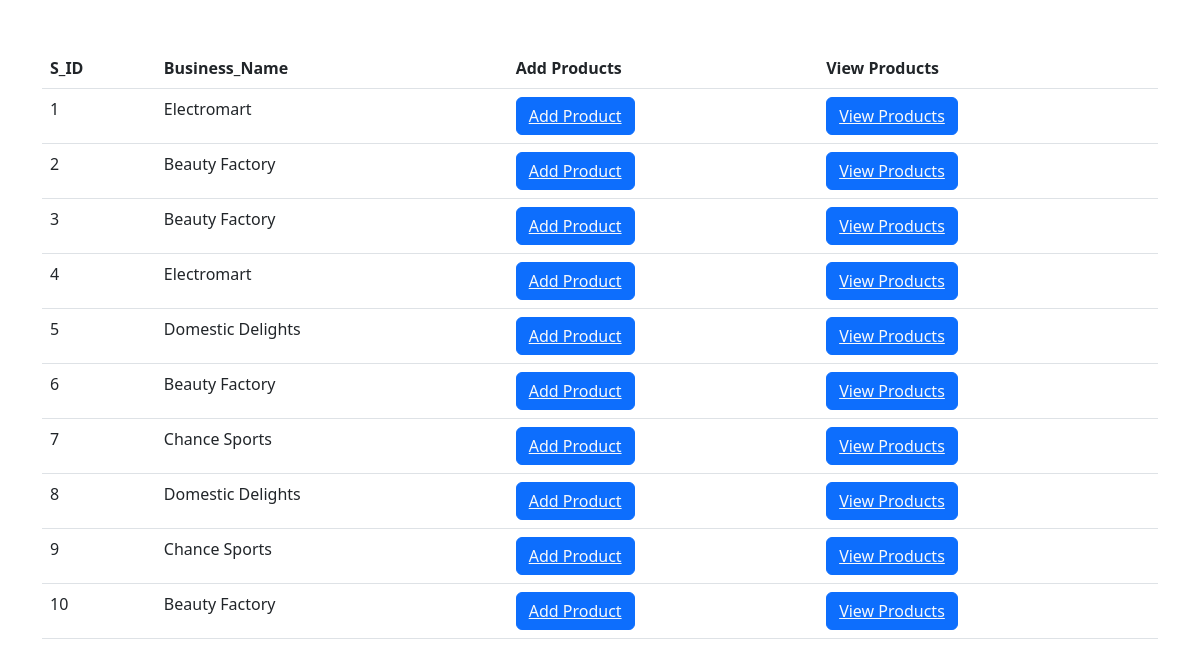
The page /sellerList.php on the database as committed earlier.
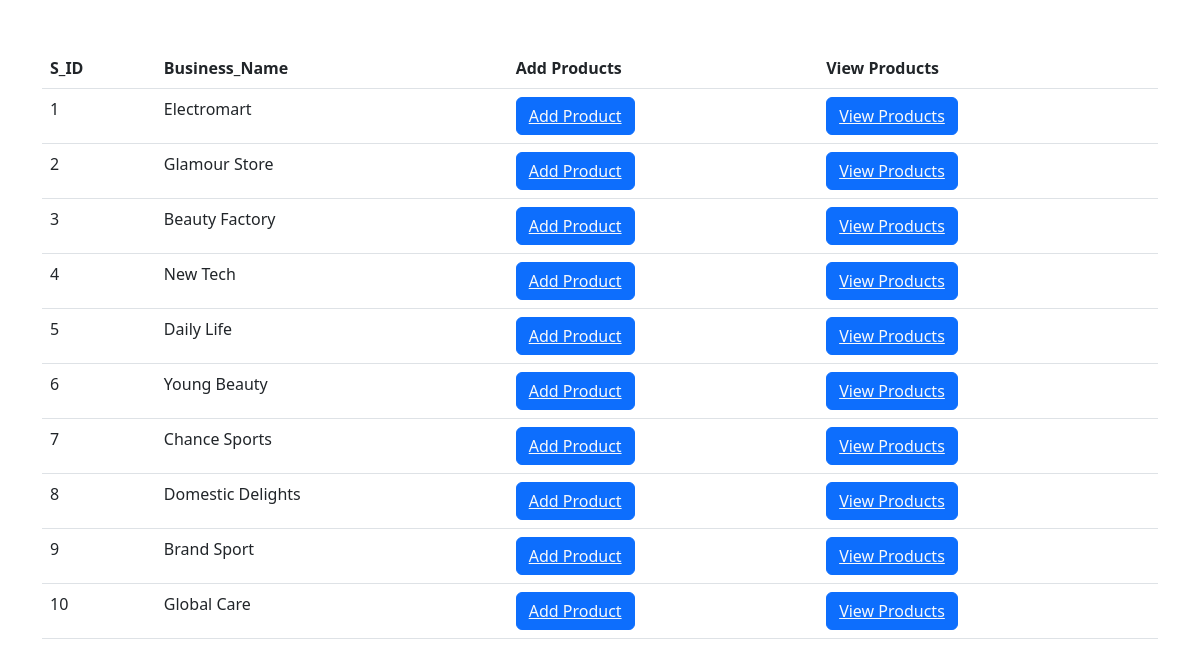
The same page on the database as committed later.
### tables this page shows
CREATE TABLE `seller` (
  `S_ID` int(10) NOT NULL,
  `Full_Name` varchar(100) NOT NULL,
  `Business_Name` varchar(50) NOT NULL,
  `Contact_No` varchar(11) NOT NULL,
  `Seller_Address` varchar(100) NOT NULL,
  `Country` varchar(20) NOT NULL,
  `Email` varchar(50) NOT NULL,
  `Seller_Username` varchar(25) NOT NULL,
  `Seller_Password` varchar(16) NOT NULL
);

### sellerList.php (the view, shortened to what this page needs)
<?php
 include 'config.php';
 ?>
 <!DOCTYPE html>
<html lang="en">
    <head>
        <link rel="stylesheet" href="https://cdn.jsdelivr.net/npm/bootstrap@5.3.0/dist/css/bootstrap.min.css">
    </head>
    <body>
        <div class="container my-5">
            <table class="table">
                <thead>
                <tr>
                    <th scope="col">S_ID</th>
                    <th scope="col">Business_Name</th>
                    <th scope="col">Add Products</th>
                    <th scope="col">View Products</th>
                </tr>
                </thead>
                <tbody>
                <?php
                    $sql = "SELECT * FROM seller";
                    $result = mysqli_query($conn, $sql);
                    if($result)
                    {
                        while($row = mysqli_fetch_assoc($result))
                        {
                            $S_ID = $row['S_ID'];
                            $Business_Name = $row['Business_Name'];
                            echo '<tr>
                                <td>'.$S_ID.'</td>
                                <td>'.$Business_Name.'</td>
                                <td><button class="btn btn-primary"><a class="text-light" href="addProduct.php?S_ID='.$S_ID.'">Add Product</a></button></td>
                                <td><button class="btn btn-primary"><a class="text-light" href="sellerProductsDisplay.php?S_ID='.$S_ID.'">View Products</a></button></td>
                            </tr>';
                        }
                    }
                ?>
                </tbody>
            </table>
        </div>
    </body>
</html>

Rows that differ between the two databases and show on the page:
changed seller id 2: Business_Name "Beauty Factory" → "Glamour Store"
changed seller id 4: Business_Name "Electromart" → "New Tech"
changed seller id 5: Business_Name "Domestic Delights" → "Daily Life"
changed seller id 6: Business_Name "Beauty Factory" → "Young Beauty"
changed seller id 9: Business_Name "Chance Sports" → "Brand Sport"
changed seller id 10: Business_Name "Beauty Factory" → "Global Care"
